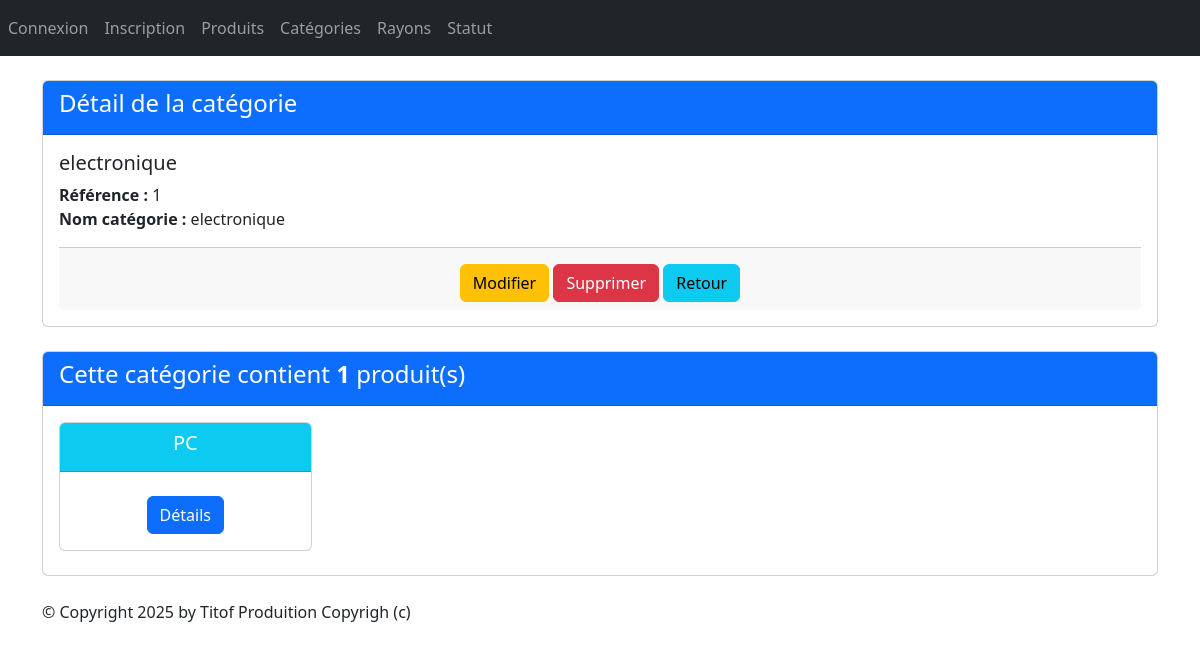
Before: /monApp/Categorie/1/ with the older database file.
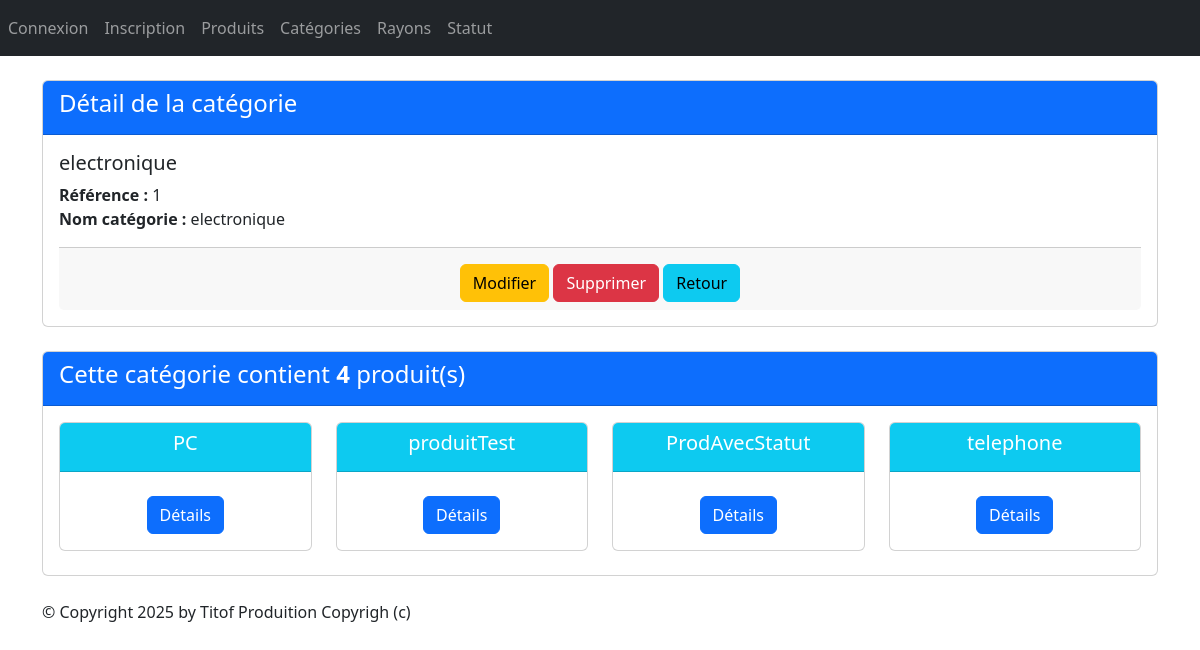
After: the same page with the newer database file.
### monApp/models.py (models this page shows, shortened)
class Categorie(models.Model):
    idCat = models.AutoField(primary_key=True)
    nomCat = models.CharField(max_length=100)

class Produit(models.Model):
    refProd = models.AutoField(primary_key=True)
    intituleProd = models.CharField(max_length=200)
    prixUnitaireProd = models.DecimalField(max_digits=10, decimal_places=2)
    dateDeFabrication = models.DateField(default=date.today)
    categorie = models.ForeignKey(Categorie, on_delete=models.CASCADE, related_name="produits",null=True, blank=True)
    statut=models.ForeignKey(Statut,on_delete=models.CASCADE, related_name="produits",null=True, blank=True)

### monApp/views.py (the view)
# urls.py: path("Categorie/<pk>/" ,views.CategorieDetailView.as_view(), name="dtl_cat"),
class CategorieDetailView(DetailView):
    model = Categorie
    template_name = "monApp/detail_categorie.html"
    context_object_name = "cat"
    def get_queryset(self):
        return Categorie.objects.annotate(nb_produits=Count('produits'))
    def get_context_data(self, **kwargs):
        context = super(CategorieDetailView, self).get_context_data(**kwargs)
        context['titremenu'] = "Détail de la catégorie"
        context['prdts'] = self.object.produits.all()
        return context

### monApp/templates/monApp/detail_categorie.html
{% extends 'monApp/base.html' %}
{% block contenu %}
<div class="card mb-4">
    <div class="card-header bg-primary text-white">
        <h4>Détail de la catégorie</h4>
    </div>
    <div class="card-body">
        <h5 class="card-title">{{ cat.nomCat }}</h5>
        <ul class="list-unstyled">
            <li><strong>Référence :</strong> {{ cat.idCat }}</li>
            <li><strong>Nom catégorie :</strong> {{ cat.nomCat }}</li>
        </ul>
        <div class="card-footer text-center">
            <a href="{% url 'cat-chng' cat.idCat %}" class="btn btn-warning mt-2">Modifier</a>
            <a href="{% url 'dlt-cat' cat.idCat %}" class="btn btn-danger mt-2">Supprimer</a>
            <a href="{% url 'lst_cat'%}" class="btn btn-info mt-2">Retour</a>
        </div>
    </div>
</div>
<div class="card mb-4">
    <div class="card-header bg-primary text-white">
        <h4>Cette catégorie contient <strong>{{ cat.nb_produits }}</strong> produit(s)</h4>
    </div>
    <div class="card-body">
        <div class="row">
            {% if prdts %}
            {% for prdt in prdts %}
            <div class="col-sm-3">
                <div class="card mb-2 text-center">
                    <div class="card-header bg-info text-white">
                        <h5 class="card-title">{{ prdt.intituleProd }}</h5>
                    </div>
                    <div class="card-body">
                        <a href="{% url 'dtl_prdt' prdt.refProd %}" class="btn btn-primary mt-2">Détails</a>
                    </div>
                </div>
            </div>
            {% endfor %}
            {% else %}
            <p class="text-muted">Aucun produit trouvé pour cette catégorie.</p>
            {% endif %}
        </div>
    </div>
</div>
{% endblock %}

Changed rows visible on the page:
computed for Categorie "electronique": nb_produits "1" → "4"
added Produit: intituleProd "produitTest"
added Produit: intituleProd "ProdAvecStatut"
added Produit: intituleProd "telephone"
